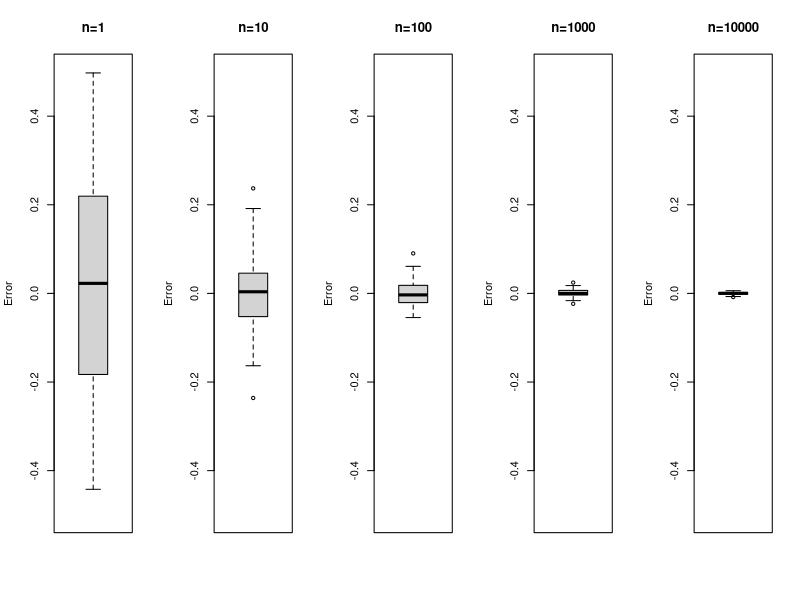
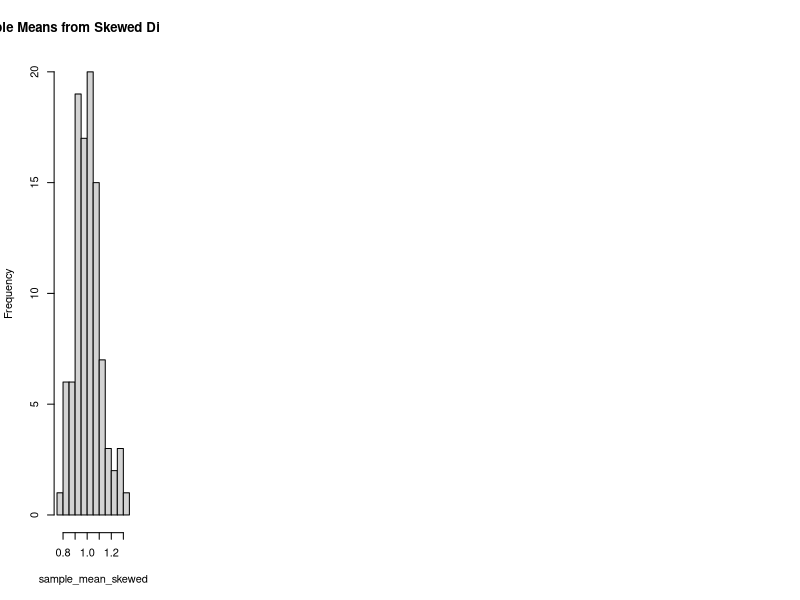

Source code (R) for these figures, in order:
## ---- chunk 1
set.seed(2026)
## ---- chunk 2

## ---- chunk 3
abs(mean(runif(2)) - 0.5)
abs(mean(runif(10)) - 0.5)
abs(mean(runif(100)) - 0.5)
abs(mean(runif(1000)) - 0.5)
## ---- chunk 4
# Set up parameters
mu <- 0.5
n <- c(1, 10, 100, 1000, 10000)

# Sample 
error <- list()
counter <- 1
for (i in n) {
  error[[counter]] <- numeric(100)
  for (j in 1:100) {
    error[[counter]][j] <- mean(runif(i)) - mu
  }
  counter <- counter + 1 
}

par(mfrow = c(1, 5))
for (i in 1:5) {
  boxplot(error[[i]], ylim = c(-0.5, 0.5),
          main = paste0("n=", n[i]),
          ylab = "Error")
}
## ---- chunk 5
# x11()
sample_mean <- numeric(100)

for (i in 1:100) {
  sample_mean[i] <- mean(runif(100))
  # hist(sample_mean[1:i], xlim = c(0, 1),
  #      main = "CLT for Uniform Mean")
  # Sys.sleep(0.1)
}
## ---- chunk 6

## ---- chunk 7

## ---- chunk 8
sample_mean_skewed <- rexp(100*100)
sample_mean_skewed <- matrix(sample_mean_skewed, nrow = 100)
sample_mean_skewed <- colMeans(sample_mean_skewed)
hist(sample_mean_skewed, main = "Sample Means from Skewed Distribution")
